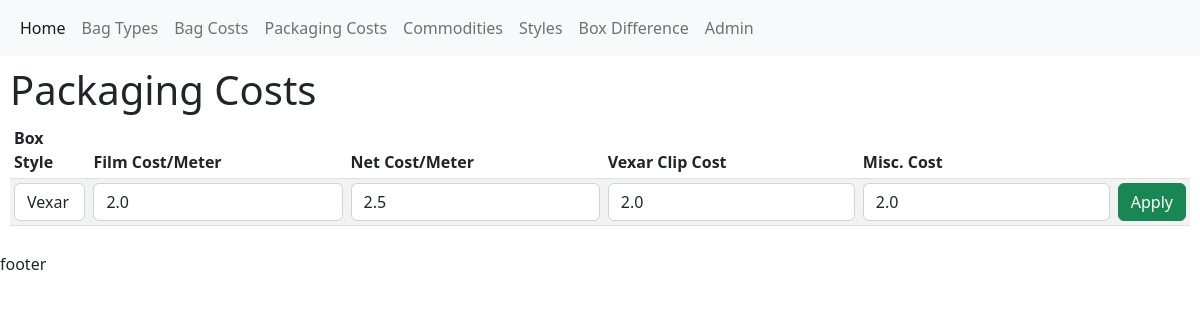
Page /update-pkg/96b92f17ee384438a51cfd9ba86b7d71 on the committed database.
### charge/models.py (models this page shows)
class BagType(models.Model):
    id = models.UUIDField(primary_key=True, default=uuid.uuid4, unique=True, editable=False)
    bagType = models.CharField(max_length=50, null=True)
    description = models.TextField(null=True)
    miscCharges = models.FloatField(default=0, null=False)
    def __str__(self) -> str:
        return self.bagType

class PackagingCosts(models.Model):
    id = models.UUIDField(primary_key=True, default=uuid.uuid4, unique=True, editable=False)
    bagType = models.ForeignKey(BagType, on_delete=models.CASCADE, default=1)
    filmCostPerMeter = models.FloatField(null=False, default=0)
    netCostPerMeter = models.FloatField(null=False, default=0)
    vexarClipCost = models.FloatField(null=False, default=0)
    miscCost = models.FloatField(null=False, default=0)

### charge/views.py (the view)
# urls.py: path('update-pkg/<pk>', views.updatePkg, name="update-pkg"),
def updatePkg(request, pk):
    entry = PackagingCosts.objects.get(id=pk)
    form = PackagingForm(instance=entry)
    if request.method == 'POST':
        form = PackagingForm(request.POST, instance=entry)
        if form.is_valid():
            form.save()
            return redirect('pkgCosts')
    ctx = {'form': form}
    return render(request, 'charge/pkgCostForm.html', ctx)

### charge/forms.py
class PackagingForm(ModelForm):
    class Meta:
        model = PackagingCosts
        fields=['bagType', 'filmCostPerMeter', 'netCostPerMeter', 'vexarClipCost', 'miscCost']
        widgets = {
            'filmCostPerMeter': forms.TextInput(attrs={'class': 'form-control'}),
            'netCostPerMeter': forms.TextInput(attrs={'class': 'form-control'}),
            'vexarClipCost': forms.TextInput(attrs={'class': 'form-control'}),
            'miscCost': forms.TextInput(attrs={'class': 'form-control'}),
        }

### charge/templates/charge/pkgCostForm.html (shortened to what this page needs)
{% extends 'main.html'%}
{% load widget_tweaks %}
{% block content %}
<h1>Packaging Costs</h1>
<div class="table-responsive">
<table class="table table-striped table-sm">
    <thead>
        <tr>
            <th>Box Style</th>
            <th>Film Cost/Meter</th>
            <th>Net Cost/Meter</th>
            <th>Vexar Clip Cost</th>
            <th>Misc. Cost</th>
            <th></th>
        </tr>
    </thead>
    <tr>
        <form action="" method="POST">
            <td>{% render_field form.bagType class="form-control" name="bagType" %}</td>
            <td>{{form.filmCostPerMeter }}</td>
            <td>{{ form.netCostPerMeter }}</td>
            <td>{{ form.vexarClipCost }}</td>
            <td>{{ form.miscCost }}</td>
            <td><button class="btn btn-success">Apply</button></td>
        </form>
    </tr>
</table>
</div>
{% endblock %}

### rows in the picture
BagType: bagType "Vexar"
PackagingCosts: filmCostPerMeter "2.0", netCostPerMeter "2.5", vexarClipCost "2.0", miscCost "2.0"
